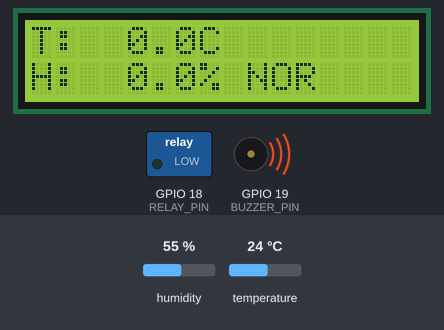
This sketch was run on a simulated ESP32. Shown: 16×2 character LCD, switched loads named in the sketch (green lamp = pin HIGH), buzzer (waves = sounding, pin HIGH). The inputs (shaded band) are chosen by the test bench; at power-on: temperature 24 °C, humidity 55 %. WiFi joins after 1.5 s; servers stay silent unless stated; what the sketch prints to the serial monitor is not drawn.

Above: at 1.2 s.
1.3 s: temperature set to 27.6 °C
At 3.2 s:
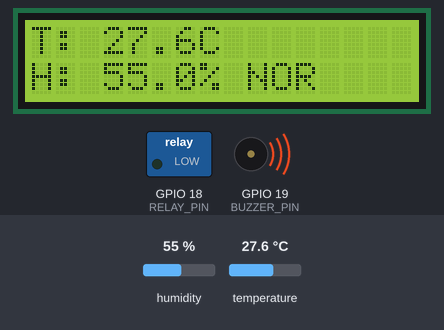
3.5 s: temperature set to 28.9 °C
At 12.8 s:
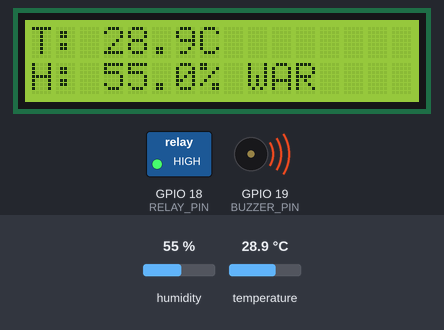
13.3 s: temperature set to 31.4 °C
At 14.5 s:
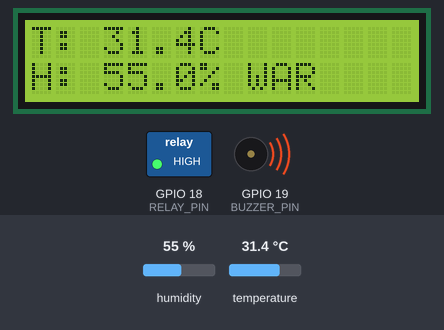
15.5 s: temperature set to 32.5 °C
At 24.9 s:
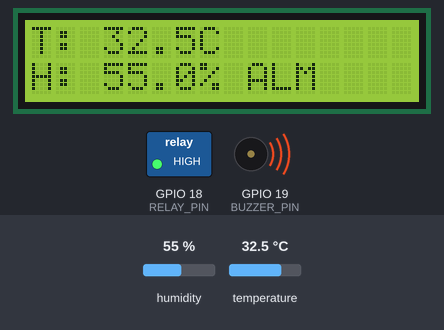
25.3 s: temperature set to 12 °C
At 26.28 s:
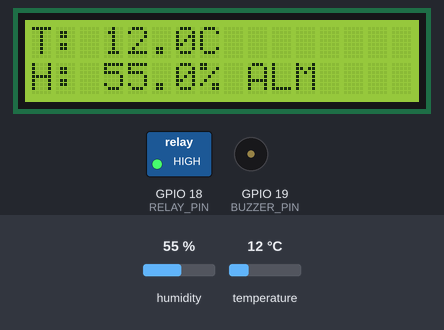
33.5 s: temperature set to 33 °C
At 35.4 s:
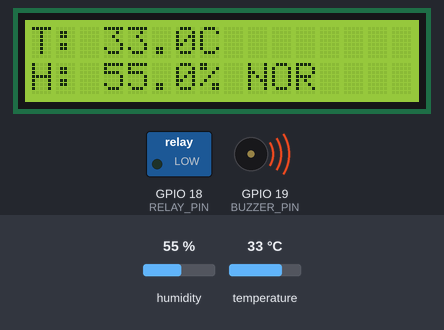
Timing chart, 0 to 42.5 s (numbered marks = the images above; inputs shaded):
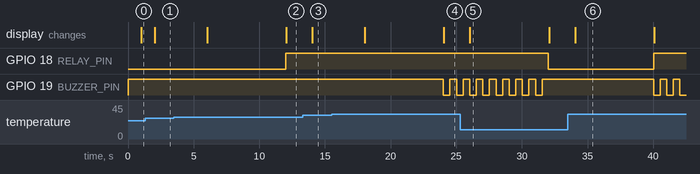

Measured:
- the behaviour switches between 28 and 28.1 °C on temperature (found by bisection; images 1 and 2)
- the behaviour switches between 32 and 32.1 °C on temperature (found by bisection; images 3 and 4)
- after the input at 1.3 s, the display: changes after 0.73 s (image 1)
- after the input at 3.5 s, GPIO 18 (RELAY_PIN): LOW → HIGH after 8.5 s; the display: first changes after 2.5 s (image 2 shows a later state)
- after the input at 13.3 s, the display: changes after 0.74 s (image 3)
- after the input at 15.5 s, GPIO 19 (BUZZER_PIN): HIGH → LOW after 8.5 s, → HIGH 0.50 s later, → LOW 0.50 s later; the display: first changes after 2.5 s (image 4 shows a later state)
- after the input at 25.3 s, GPIO 18 (RELAY_PIN): HIGH → LOW after 6.7 s; GPIO 19 (BUZZER_PIN): goes on until 31.5 s, then stays HIGH; the display: changes after 0.75 s (image 5)
- after the input at 33.5 s, GPIO 18 (RELAY_PIN): LOW → HIGH after 6.5 s; GPIO 19 (BUZZER_PIN): alternates HIGH for 0.50 s and LOW for 0.50 s, starting after 6.5 s; the display: changes after 0.57 s (image 6)

The sketch:

bt5v4log.ino
```cpp
#include <WiFi.h>
#include <WebSocketsClient.h>
#include <LiquidCrystal_I2C.h>
#include <DHT.h>
#include <Wire.h>

// ================= WIFI =================
const char* ssid = "Khu H";
const char* password = "khuh1234";

// ================= WS =================
WebSocketsClient webSocket;
const char* host = "10.85.7.197";
const int port = 3000;

// ================= SENSOR =================
#define DHTPIN 15
#define DHTTYPE DHT22

// ================= HARDWARE =================
#define RELAY_PIN 18
#define BUZZER_PIN 19
#define BUZZER_ON LOW
#define BUZZER_OFF HIGH

// ================= LIMIT =================
#define TEMP_LIMIT 28
#define HUMI_LIMIT 85
#define TEMP_ALARM 32
#define HUMI_ALARM 95
#define APP_STATE_CONFIRM_MS 5000

DHT dht(DHTPIN, DHTTYPE);
LiquidCrystal_I2C lcd(0x27,16,2);

// ================= STATE =================
enum SystemState { SYS_INIT, SYS_WIFI, SYS_WS, SYS_RUNNING, SYS_ERROR };
enum AppState { NORMAL, WARNING, ALARM, ERROR_STATE };

SystemState sysState = SYS_INIT;
AppState appState = NORMAL;
AppState lastState = NORMAL;
AppState pendingAppState = NORMAL;

// ================= DATA =================
float temp = 0, humi = 0;
bool errorSensor = false;
int errorSensorCount = 0;

// ================= CONTROL =================
bool buzzerOn = false;
unsigned long buzzer_time = 0;

// ================= TIMER =================
unsigned long lastSensor = 0;
unsigned long lastLCD = 0;
unsigned long lastReconnectWiFi = 0;
unsigned long lastReconnectWS = 0;
unsigned long lastSend = 0;
unsigned long lastHeartbeat = 0;
unsigned long appStateSince = 0;

// ================= WS =================
bool wsConnected = false;

// ================= QUEUE =================
struct Message {
  int id;
  String data;
};

#define MAX_QUEUE 5
Message queue[MAX_QUEUE];
int queueSize = 0;

int currentMsgId = 0;
bool waitingAck = false;
unsigned long sendTime = 0;

// ================= LOG =================
const char* appStateName(AppState state) {
  switch(state) {
    case NORMAL: return "NORMAL";
    case WARNING: return "WARNING";
    case ALARM: return "ALARM";
    case ERROR_STATE: return "ERROR";
  }

  return "UNKNOWN";
}

const char* systemStateName(SystemState state) {
  switch(state) {
    case SYS_INIT: return "INIT";
    case SYS_WIFI: return "WAIT_WIFI";
    case SYS_WS: return "WAIT_WS";
    case SYS_RUNNING: return "RUNNING";
    case SYS_ERROR: return "ERROR";
  }

  return "UNKNOWN";
}

void logLine(const char* tag, const String& message) {
  Serial.print('[');
  Serial.print(millis());
  Serial.print(" ms]");
  Serial.print('[');
  Serial.print(tag);
  Serial.print("] ");
  Serial.println(message);
}

// ================= WIFI =================
void connectWiFi() {
  logLine("WIFI", "Connecting to SSID: " + String(ssid));
  WiFi.begin(ssid, password);
}

// ================= SYSTEM STATE =================
void updateSystemState() {
  SystemState previousState = sysState;

  switch(sysState) {
    case SYS_INIT:
      sysState = SYS_WIFI;
      break;

    case SYS_WIFI:
      if(WiFi.status() == WL_CONNECTED)
        sysState = SYS_WS;
      break;

    case SYS_WS:
      if(wsConnected)
        sysState = SYS_RUNNING;
      break;

    case SYS_RUNNING:
      if(WiFi.status() != WL_CONNECTED)
        sysState = SYS_ERROR;
      break;

    case SYS_ERROR:
      break;
  }

  if(sysState != previousState) {
    logLine("SYSTEM", String(systemStateName(previousState)) + " -> " + systemStateName(sysState));
  }
}

// ================= HANDLE SYSTEM =================
void handleSystemState() {

  switch(sysState) {

    case SYS_WIFI:
      if (WiFi.status() != WL_CONNECTED) {
        if (millis() - lastReconnectWiFi > 5000) {
          lastReconnectWiFi = millis();
          connectWiFi();
        }
      }
      break;

    case SYS_WS:
      if (!wsConnected) {
        if (millis() - lastReconnectWS > 5000) {
          lastReconnectWS = millis();
          logLine("WS", "Opening socket to " + String(host) + ":" + String(port));
          webSocket.begin(host, port, "/");
          webSocket.onEvent(webSocketEvent);
        }
      }
      break;

    case SYS_ERROR:
      if (millis() - lastReconnectWiFi > 5000) {
        lastReconnectWiFi = millis();
        connectWiFi();
      }
      break;
  }
}

// ================= WS EVENT =================
void webSocketEvent(WStype_t type, uint8_t * payload, size_t length) {

  switch(type) {
    case WStype_CONNECTED:
      logLine("WS", "Connected to " + String(host) + ":" + String(port));
      wsConnected = true;
      break;

    case WStype_DISCONNECTED:
      logLine("WS", "Disconnected");
      wsConnected = false;
      break;

    case WStype_TEXT: {
      String msg = String((char*)payload);

      logLine("WS RX", msg);

      if((msg == "ACK" || msg.startsWith("{\"ack\":")) && waitingAck) {
        waitingAck = false;
        int ackedId = queue[0].id;
        removeQueue();
        logLine("ACK", "Confirmed message id=" + String(ackedId) + ", pending=" + String(queueSize));
      }
      break;
    }
  }
}

// ================= SENSOR =================
void readSensor() {
  float t = dht.readTemperature();
  float h = dht.readHumidity();

  if (isnan(t) || isnan(h)) {
    delay(50);
    t = dht.readTemperature();
    h = dht.readHumidity();
  }

  if (isnan(t) || isnan(h)) {
    errorSensorCount++;
    if(errorSensorCount >= 5) errorSensor = true;
    logLine("SENSOR", "Read failed, retryCount=" + String(errorSensorCount));
    return;
  }

  temp = t;
  humi = h;
  errorSensor = false;
  errorSensorCount = 0;

  logLine("SENSOR", "temp=" + String(temp, 1) + "C, humi=" + String(humi, 1) + "%");
}

// ================= APP STATE =================
AppState getRawAppState() {
  if(errorSensor) return ERROR_STATE;
  if(temp > TEMP_ALARM || humi > HUMI_ALARM) return ALARM;
  if(temp > TEMP_LIMIT || humi > HUMI_LIMIT) return WARNING;
  return NORMAL;
}

void updateAppState() {
  AppState rawState = getRawAppState();

  if(rawState == appState) {
    pendingAppState = appState;
    appStateSince = 0;
    return;
  }

  if(rawState != pendingAppState) {
    pendingAppState = rawState;
    appStateSince = millis();
    logLine("STATE WAIT", String(appStateName(appState)) + " -> " + appStateName(rawState) + " pending");
    return;
  }

  if(appStateSince != 0 && millis() - appStateSince >= APP_STATE_CONFIRM_MS) {
    appState = pendingAppState;
    appStateSince = 0;
  }
}

// ================= CONTROL =================
void handleAppState() {

  switch(appState) {

    case NORMAL:
      digitalWrite(RELAY_PIN, LOW);
      buzzerOn = false;
      digitalWrite(BUZZER_PIN, BUZZER_OFF);
      break;

    case WARNING:
      digitalWrite(RELAY_PIN, HIGH);
      buzzerOn = false;
      digitalWrite(BUZZER_PIN, BUZZER_OFF);
      break;

    case ALARM:
      digitalWrite(RELAY_PIN, HIGH);
      if(millis() - buzzer_time > 500) {
        buzzer_time = millis();
        buzzerOn = !buzzerOn;
        digitalWrite(BUZZER_PIN, buzzerOn ? BUZZER_ON : BUZZER_OFF);
      }
      break;

    case ERROR_STATE:
      digitalWrite(RELAY_PIN, HIGH);
      digitalWrite(BUZZER_PIN, BUZZER_ON);
      break;
  }
}

// ================= EVENT =================
void pushEvent(String event) {
  if(queueSize < MAX_QUEUE) {

    String data = "{";
    data += "\"event\":\"" + event + "\"";
    data += "}";

    queue[queueSize].id = currentMsgId++;
    queue[queueSize].data = data;
    queueSize++;

    logLine("QUEUE", "Push id=" + String(queue[queueSize - 1].id) + ", size=" + String(queueSize) + ", data=" + data);
  } else {
    logLine("QUEUE", "Drop event=" + event + " because queue is full");
  }
}

void removeQueue() {
  if(queueSize <= 0) return;

  for(int i=1;i<queueSize;i++) {
    queue[i-1] = queue[i];
  }

  queueSize--;
  logLine("QUEUE", "Pop success, pending=" + String(queueSize));
}

// ================= SEND EVENT =================
void sendMessage(Message msg) {
  if(!wsConnected) return;

  String packet = "{";
  packet += "\"id\":" + String(msg.id) + ",";
  packet += "\"data\":" + msg.data;
  packet += "}";

  webSocket.sendTXT(packet);

  logLine("WS TX", "id=" + String(msg.id) + ", payload=" + packet);

  waitingAck = true;
  sendTime = millis();
}

void processQueue() {
  if(queueSize <= 0) return;

  if(!waitingAck) {
    sendMessage(queue[0]);
  }
}

void checkTimeout() {
  if(queueSize <= 0) return;

  if(waitingAck && millis() - sendTime > 3000) {
    logLine("RESEND", "Timeout for id=" + String(queue[0].id) + ", retrying");
    sendMessage(queue[0]);
  }
}

// ================= REALTIME =================
void sendRealtime() {
  if(wsConnected && millis() - lastSend > 3000) {
    lastSend = millis();

    String data = "{";
    data += "\"temp\":" + String(temp) + ",";
    data += "\"humi\":" + String(humi) + ",";
    data += "\"fan\":" + String(digitalRead(RELAY_PIN)) + ",";
    data += "\"alarm\":" + String(appState == ALARM) + ",";
    data += "\"error\":" + String(appState == ERROR_STATE) + ",";
    data += "\"app_state\":\"" + String(appStateName(appState)) + "\",";
    data += "\"system_state\":\"" + String(systemStateName(sysState)) + "\"";
    data += "}";

    webSocket.sendTXT(data);

    logLine("REALTIME", data);
  }
}

// ================= HEARTBEAT =================
void heartbeat() {
  if(millis() - lastHeartbeat > 10000) {
    lastHeartbeat = millis();
    webSocket.sendTXT("{\"topic\":\"ping\"}");
    logLine("PING", "Heartbeat sent");
  }
}

// ================= LCD =================
char line1[17];
char line2[17];

void displayLCD() {

  snprintf(line1, sizeof(line1), "T:%5.1fC", temp);
  snprintf(line2, sizeof(line2), "H:%5.1f%%", humi);

  lcd.setCursor(0,0);
  lcd.print(line1);

  lcd.setCursor(0,1);

  switch(appState) {
    case NORMAL: lcd.print(line2); lcd.print(" NOR"); break;
    case WARNING: lcd.print(line2); lcd.print(" WAR"); break;
    case ALARM: lcd.print(line2); lcd.print(" ALM"); break;
    case ERROR_STATE: lcd.print("SENSOR ERROR   "); break;
  }
}

// ================= SETUP =================
void setup() {
  Serial.begin(115200);

  Wire.begin(21,22);

  pinMode(RELAY_PIN, OUTPUT);
  pinMode(BUZZER_PIN, OUTPUT);

  digitalWrite(RELAY_PIN, LOW);
  digitalWrite(BUZZER_PIN, BUZZER_OFF);

  lcd.init();
  lcd.backlight();

  dht.begin();

  logLine("BOOT", "System starting");
  connectWiFi();
}

// ================= LOOP =================
void loop() {

  webSocket.loop();

  updateSystemState();
  handleSystemState();

  if(millis() - lastSensor > 2000) {
    lastSensor = millis();
    readSensor();
    updateAppState();
  }

  handleAppState();

  if(appState != lastState) {
    logLine("STATE", String(appStateName(lastState)) + " -> " + appStateName(appState));

    if(appState == ALARM) {
      buzzerOn = true;
      buzzer_time = millis();
      digitalWrite(BUZZER_PIN, BUZZER_ON);
    }

    if(appState == ALARM) pushEvent("ALARM_ON");
    if(appState == NORMAL) pushEvent("NORMAL");
    if(appState == WARNING) pushEvent("WARNING");
    if(appState == ERROR_STATE) pushEvent("ERROR");

    lastState = appState;
  }

  if(millis() - lastLCD > 1000) {
    lastLCD = millis();
    displayLCD();
  }

  sendRealtime();
  processQueue();
  checkTimeout();
  heartbeat();
}
```
